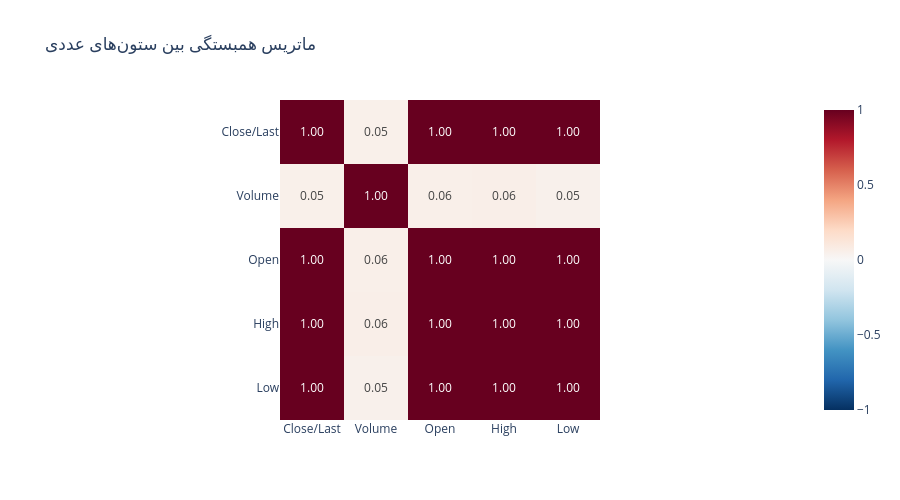

Notebook code for this chart:
### Markdown cell above
### ماتریس همبستگی

### Code cell
corr = df_clean[RAW_NUMERIC_COLS].corr()
fig = px.imshow(corr, text_auto=".2f", color_continuous_scale="RdBu_r", zmin=-1, zmax=1,
                 title="ماتریس همبستگی بین ستونهای عددی")
fig.update_layout(height=500, template="plotly_white")
fig.show()

### Figure 1 — Plotly figure (JSON) as saved in the notebook; plotly's stock layout.template omitted (floating-point values rounded to 4 significant figures)
{"data": [{"coloraxis": "coloraxis", "hovertemplate": "x: %{x}<br>y: %{y}<br>color: %{z}<extra></extra>", "name": "0", "texttemplate": "%{z:.2f}", "type": "heatmap", "x": ["Close/Last", "Volume", "Open", "High", "Low"], "xaxis": "x", "y": ["Close/Last", "Volume", "Open", "High", "Low"], "yaxis": "y", "z": [[1, 0.0531, 0.9989, 0.9995, 0.9995], [0.0531, 1, 0.0573, 0.06129, 0.04848], [0.9989, 0.0573, 1, 0.9994, 0.9993], [0.9995, 0.06129, 0.9994, 1, 0.9992], [0.9995, 0.04848, 0.9993, 0.9992, 1]]}], "layout": {"coloraxis": {"cmax": 1, "cmin": -1, "colorscale": [[0, "rgb(5,48,97)"], [0.1, "rgb(33,102,172)"], [0.2, "rgb(67,147,195)"], [0.3, "rgb(146,197,222)"], [0.4, "rgb(209,229,240)"], [0.5, "rgb(247,247,247)"], [0.6, "rgb(253,219,199)"], [0.7, "rgb(244,165,130)"], [0.8, "rgb(214,96,77)"], [0.9, "rgb(178,24,43)"], [1, "rgb(103,0,31)"]]}, "height": 500, "title": {"text": "ماتریس همبستگی بین ستونهای عددی"}, "xaxis": {"anchor": "y", "constrain": "domain", "domain": [0, 1], "scaleanchor": "y"}, "yaxis": {"anchor": "x", "autorange": "reversed", "constrain": "domain", "domain": [0, 1]}}}
